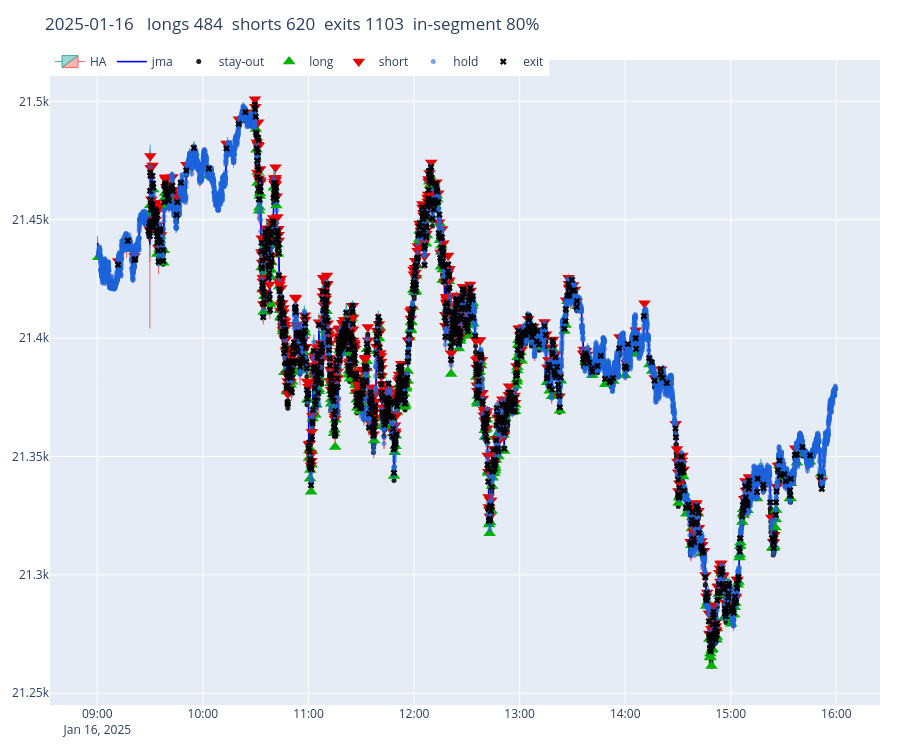

Source (notebook cell):
### Code cell
acts = plot_day("2025-01-16")
print(acts)

### Figure 1 — Plotly figure (JSON) as saved in the notebook; plotly's stock layout.template omitted (floating-point values rounded to 4 significant figures; data arrays with more than 128 entries replaced by an {"elided": "..."} marker saying what was removed)
{"data": [{"close": {"elided": "12575 float values"}, "decreasing": {"line": {"color": "#ef5350"}}, "high": {"elided": "12575 float values"}, "increasing": {"line": {"color": "#26a69a"}}, "line": {"width": 1}, "low": {"elided": "12575 float values"}, "name": "HA", "opacity": 0.9, "open": {"elided": "12575 float values"}, "type": "candlestick", "x": {"elided": "12575 str values"}}, {"line": {"color": "#0000ff", "width": 1.6}, "name": "jma", "type": "scatter", "x": {"elided": "12575 str values"}, "y": {"elided": "12575 float values"}}, {"marker": {"color": "rgba(32,32,32,1)", "size": 5, "symbol": "circle"}, "mode": "markers", "name": "stay-out", "type": "scatter", "x": {"elided": "1436 str values"}, "y": {"elided": "1436 float values"}}, {"marker": {"color": "#00b300", "size": 11, "symbol": "triangle-up"}, "mode": "markers", "name": "long", "type": "scatter", "x": {"elided": "484 str values"}, "y": {"elided": "484 float values"}}, {"marker": {"color": "#e60000", "size": 11, "symbol": "triangle-down"}, "mode": "markers", "name": "short", "type": "scatter", "x": {"elided": "620 str values"}, "y": {"elided": "620 float values"}}, {"marker": {"color": "rgba(30,100,220,0.6)", "size": 5, "symbol": "circle"}, "mode": "markers", "name": "hold", "type": "scatter", "x": {"elided": "8916 str values"}, "y": {"elided": "8916 float values"}}, {"marker": {"color": "#000000", "size": 6, "symbol": "x"}, "mode": "markers", "name": "exit", "type": "scatter", "x": {"elided": "1103 str values"}, "y": {"elided": "1103 float values"}}], "layout": {"height": 750, "legend": {"orientation": "h", "x": 0, "y": 1.02}, "margin": {"b": 30, "l": 40, "r": 20, "t": 60}, "title": {"text": "2025-01-16   longs 484  shorts 620  exits 1103  in-segment 80%"}, "xaxis": {"anchor": "y", "domain": [0, 1], "rangeslider": {"visible": false}}, "yaxis": {"anchor": "x", "domain": [0, 1]}}}
